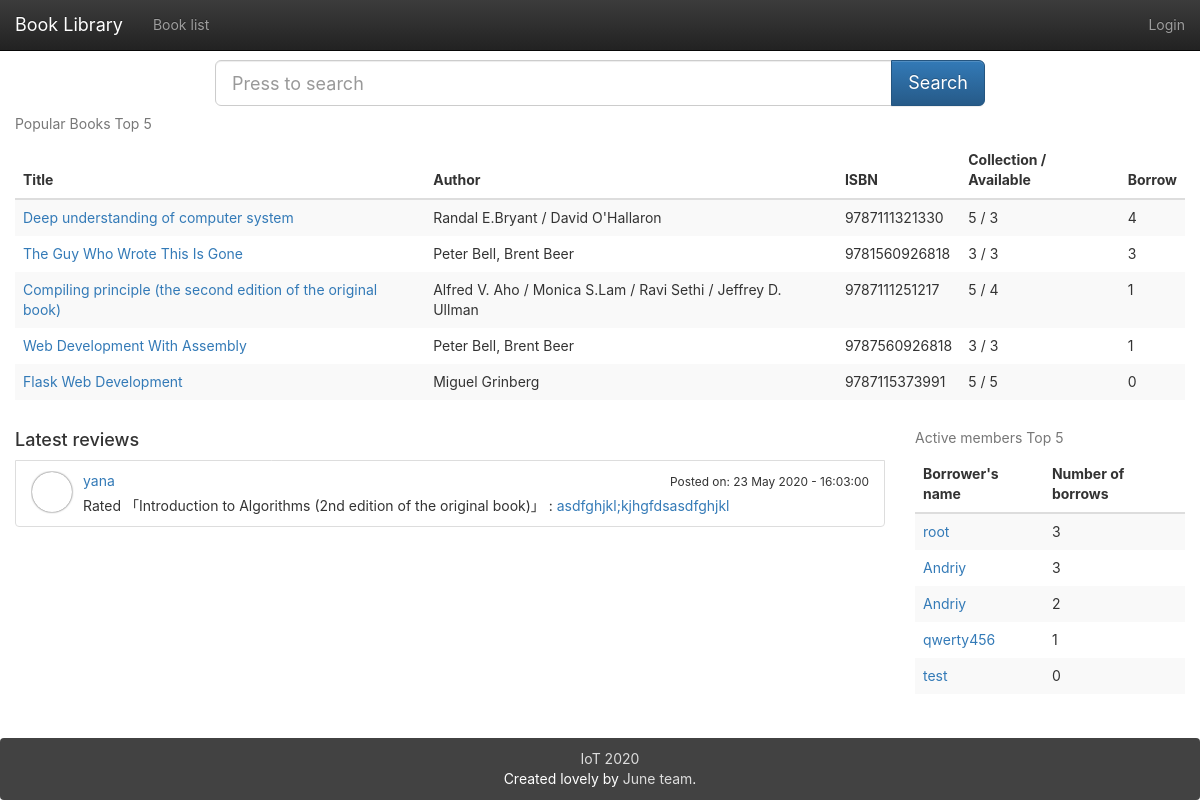
Before: / with the older database file.
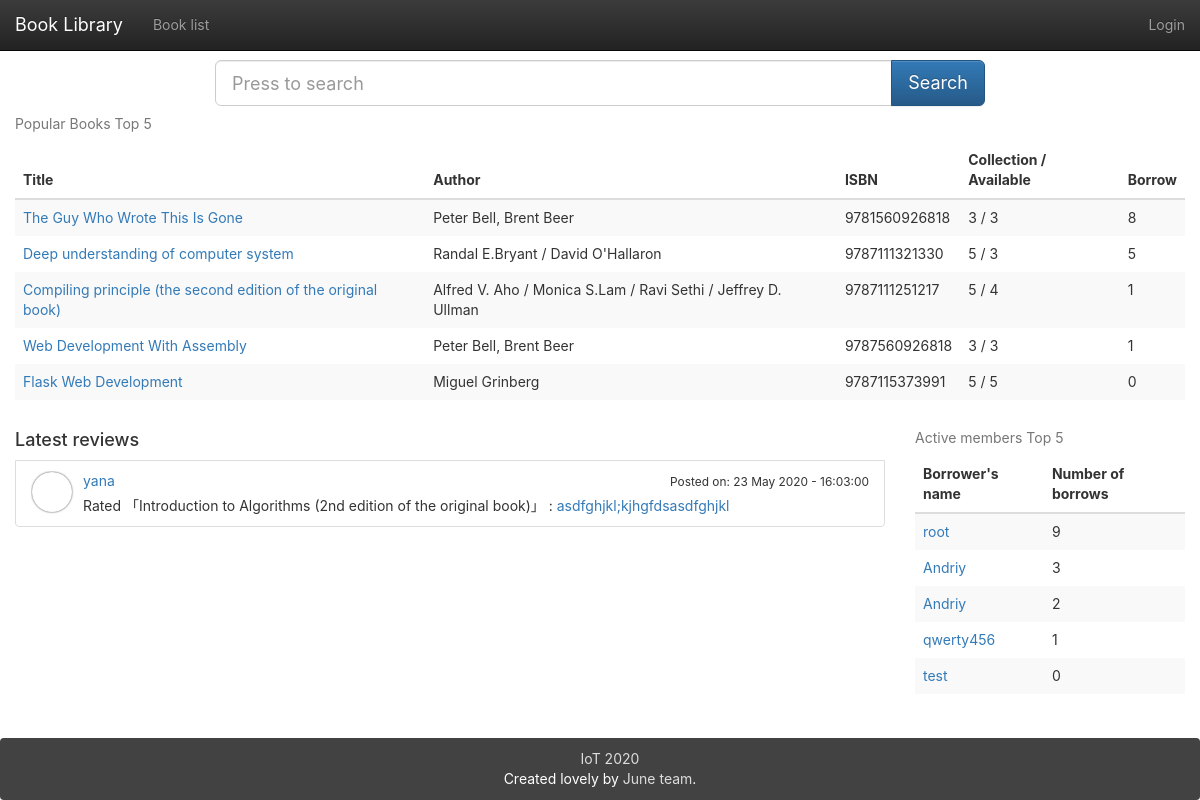
After: the same page with the newer database file.
### app/models.py (models this page shows, shortened)
class Book(db.Model):
    __tablename__ = 'books'
    id = db.Column(db.Integer, primary_key=True)
    isbn = db.Column(db.String(16), unique=True)
    title = db.Column(db.String(128))
    origin_title = db.Column(db.String(128))
    subtitle = db.Column(db.String(128))
    author = db.Column(db.String(128))
    translator = db.Column(db.String(64))
    publisher = db.Column(db.String(64))
    image = db.Column(db.String(128))
    pubdate = db.Column(db.String(32))
    pages = db.Column(db.Integer)
    price = db.Column(db.String(16))
    binding = db.Column(db.String(16))
    numbers = db.Column(db.Integer, default=5)
    summary = db.deferred(db.Column(db.Text, default=""))
    summary_html = db.deferred(db.Column(db.Text))
    catalog = db.deferred(db.Column(db.Text, default=""))
    catalog_html = db.deferred(db.Column(db.Text))
    hidden = db.Column(db.Boolean, default=0)
    transactions = db.relationship('Transaction',
                           backref=db.backref('book', lazy='joined'),
                           lazy='dynamic',
                           cascade='all, delete-orphan')
    logs = db.relationship('Log',
                           backref=db.backref('book', lazy='joined'),
                           lazy='dynamic',
                           cascade='all, delete-orphan')
    comments = db.relationship('Comment', backref='book',
                               lazy='dynamic',
                               cascade='all, delete-orphan')
    @property
    def tags_string(self):
        return ",".join([tag.name for tag in self.tags.all()])
    def can_borrow_number(self):
        return self.numbers - Log.query.filter_by(book_id=self.id, returned=0).count()

class Comment(db.Model):
    __tablename__ = 'comments'
    id = db.Column(db.Integer, primary_key=True)
    user_id = db.Column(db.Integer, db.ForeignKey('users.id'))
    book_id = db.Column(db.Integer, db.ForeignKey('books.id'))
    comment = db.Column(db.String(1024))
    create_timestamp = db.Column(db.DateTime, default=datetime.now())
    edit_timestamp = db.Column(db.DateTime, default=datetime.now())
    deleted = db.Column(db.Boolean, default=0)

class User(UserMixin, db.Model):
    __tablename__ = 'users'
    id = db.Column(db.Integer, primary_key=True)
    email = db.Column(db.String(64), unique=True)
    name = db.Column(db.String(64))
    password_hash = db.deferred(db.Column(db.String(128)))
    major = db.Column(db.String(128))
    role_id = db.Column(db.Integer, db.ForeignKey('roles.id'))
    headline = db.Column(db.String(32), nullable=True)
    about_me = db.deferred(db.Column(db.Text, nullable=True))
    about_me_html = db.deferred(db.Column(db.Text, nullable=True))
    avatar = db.Column(db.String(128))
    member_since = db.Column(db.DateTime(), default=datetime.utcnow)
    balance = db.Column(db.Integer())
    transactions = db.relationship('Transaction',
                           backref=db.backref('user', lazy='joined'),
                           lazy='dynamic',
                           cascade='all, delete-orphan')
    @property
    def password(self):
        raise AttributeError('password is not readable attribute')
    logs = db.relationship('Log',
                           backref=db.backref('user', lazy='joined'),
                           lazy='dynamic',
                           cascade='all, delete-orphan')
    comments = db.relationship('Comment',
                               backref=db.backref('user', lazy='joined'),
                               lazy='dynamic',
                               cascade='all, delete-orphan')
    def avatar_url(self, _external=False):
        if self.avatar:
            avatar_json = json.loads(self.avatar)
            if avatar_json['use_out_url']:
                return avatar_json['url']
            else:
                return url_for('_uploads.uploaded_file', setname=avatars.name, filename=avatar_json['url'],
                               _external=_external)
        else:
            return url_for('static', filename='img/avatar.png', _external=_external)

### app/main/index/views.py (the view)
@main.route('/')
def index():
    search_form = SearchForm()
    the_books = Book.query
    if not current_user.can(Permission.UPDATE_BOOK_INFORMATION):
        the_books = the_books.filter_by(hidden=0)
    popular_books = the_books.outerjoin(Log).group_by(Book.id).order_by(db.func.count(Log.id).desc()).limit(5)
    popular_users = User.query.outerjoin(Log).group_by(User.id).order_by(db.func.count(Log.id).desc()).limit(5)
    recently_comments = Comment.query.filter_by(deleted=0).order_by(Comment.edit_timestamp.desc()).limit(5)
    return render_template("index.html", books=popular_books, users=popular_users, recently_comments=recently_comments,
                           search_form=search_form)

### app/main/book/forms.py
class SearchForm(FlaskForm):
    search = StringField(validators=[DataRequired()])
    submit = SubmitField(u"Search")

### app/main/index/views.py (called while the page is built)
@main.app_context_processor
def inject_permissions():
    return dict(Permission=Permission)

### app/models.py (called while the page is built)
    def can(self, permissions):
        return False

### app/main/index/templates/index.html (shortened to what the changed rows need)
{% extends "base.html" %}
{% block mycontent %}
    <table class="table table-striped table-hover animated fadeInDown">
        <caption>Popular Books Top 5</caption>
        <thead class="hidden-xs">
        <tr>
            <th>Title</th>
            <th>Author</th>
            <th>ISBN</th>
            <th>Collection / Available</th>
            <th>Borrow</th>
        </tr>
        </thead>
        <tbody>
        {% for book in books %}
            <tr class="animated fadeInLeft delay-{{ loop.index0 }}">
                <td><a href="{{ url_for('book.detail',book_id=book.id) }}">{{ book.title }}</a>
                    <p class="visible-xs-block">{{ "Collection/Available: "~ book.numbers }} / {{ book.can_borrow_number() }}</p></td>
                <td class="hidden-xs">{{ book.author }}</td>
                <td class="hidden-xs">{{ book.isbn }}</td>
                <td class="hidden-xs">{{ book.numbers }} / {{ book.can_borrow_number() }}</td>
                <td class="hidden-xs">{{ book.logs.count() }}</td>
            </tr>
        {% endfor %}
        </tbody>
    </table>
    <div class="row animated fadeInUp delay">
        <div class="col-md-9">
            {% for comment in recently_comments %}
                <li class="list-group-item clearfix animated fadeInLeft delay-{{ loop.index0 }}">
                    <div class="media">
                        {% if comment.user.avatar_url() %}
                            <div class="media-left">
                                <a href="{{ url_for('user.detail',user_id=comment.user.id) }}">
                                    <div class="media-object avatar avatar-mini"
                                         style="background-image: url({{ comment.user.avatar_url() }})"></div>
                                </a>
                            </div>
                        {% endif %}
                        <div class="media-body">
                            <p class="media-heading"><a
                                    href="{{ url_for('user.detail',user_id=comment.user.id) }}">
                                {{ comment.user.name }}</a>
                                {% if comment.create_timestamp==comment.edit_timestamp %}
                                    <span class="pull-right">
                                        <small>
                                            Posted on: {{ comment.create_timestamp.strftime('%d %B %Y - %H:%M:%S') }}</small>
                                    </span>
                                {% else %}
                                    <span class="pull-right">
                                        <small>
                                            Last edit: {{ comment.edit_timestamp.strftime('%d %B %Y - %H:%M:%S') }}</small>
                                    </span>
                                {% endif %}
                            </p>
                            <span class="line-wrap">{{ "Rated 「"~comment.book.title~"」 : " }}</span>
                            <span class="line-wrap"><a class="list-group-item-text"
                                                       href="{{ url_for('book.detail',book_id=comment.book_id) }}">{{ comment.comment }}</a></span>
                        </div>
                    </div>
                </li>
            {% endfor %}
        </div>
        <div class="col-md-3 animated fadeInUp">
            <table class="table table-striped table-hover">
                <caption>Active members Top 5</caption>
                <thead>
                <tr>
                    <th>Borrower's name</th>
                    <th>Number of borrows</th>
                </tr>
                </thead>
                <tbody>
                {% for user in users %}
                    <tr class="animated fadeInLeft delay-{{ loop.index0 }}">
                        <td><a href="{{ url_for('user.detail',user_id=user.id) }}">{{ user.name }}</a></td>
                        <td>{{ user.logs.count() }}</td>
                    </tr>
                {% endfor %}
                </tbody>
            </table>
        </div>
    </div>
{% endblock %}

Changed rows visible on the page:
shown differently, row unchanged: Book "The Guy Who Wrote This Is Gone": logs.count "3" → "8"; moves up the list
computed for Book "Deep understanding of computer system": logs.count "4" → "5"
changed User "root": logs.count "3" → "9"
